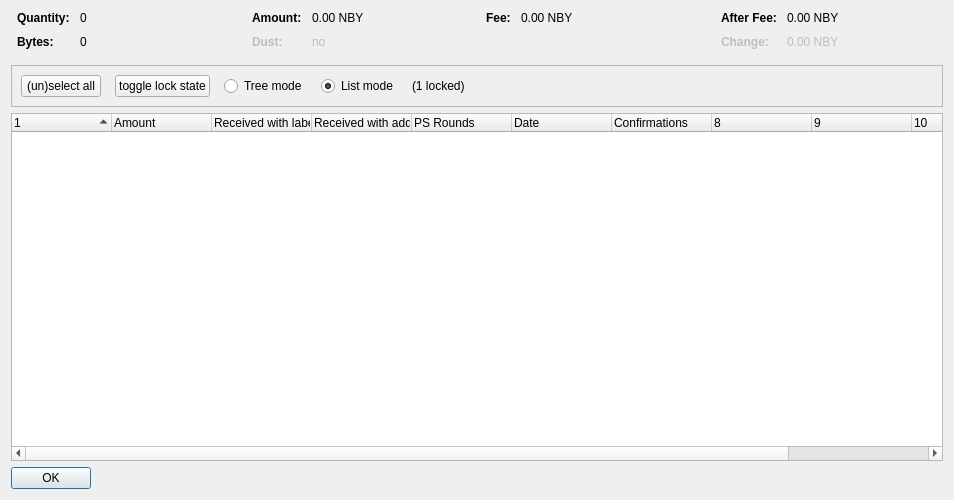
<?xml version="1.0" encoding="UTF-8"?>
<ui version="4.0">
 <class>CoinControlDialog</class>
 <widget class="QDialog" name="CoinControlDialog">
  <property name="geometry">
   <rect>
    <x>0</x>
    <y>0</y>
    <width>954</width>
    <height>500</height>
   </rect>
  </property>
  <property name="windowTitle">
   <string>Coin Selection</string>
  </property>
  <layout class="QVBoxLayout" name="verticalLayout">
   <item>
    <layout class="QHBoxLayout" name="horizontalLayoutTop" stretch="0,0,0,0">
     <property name="topMargin">
      <number>0</number>
     </property>
     <property name="bottomMargin">
      <number>10</number>
     </property>
     <item>
      <layout class="QFormLayout" name="formLayoutCoinControl1">
       <property name="horizontalSpacing">
        <number>10</number>
       </property>
       <property name="verticalSpacing">
        <number>10</number>
       </property>
       <property name="leftMargin">
        <number>6</number>
       </property>
       <property name="rightMargin">
        <number>6</number>
       </property>
       <item row="0" column="0">
        <widget class="QLabel" name="labelCoinControlQuantityText">
         <property name="font">
          <font>
           <weight>75</weight>
           <bold>true</bold>
          </font>
         </property>
         <property name="text">
          <string>Quantity:</string>
         </property>
        </widget>
       </item>
       <item row="0" column="1">
        <widget class="QLabel" name="labelCoinControlQuantity">
         <property name="cursor">
          <cursorShape>IBeamCursor</cursorShape>
         </property>
         <property name="contextMenuPolicy">
          <enum>Qt::ActionsContextMenu</enum>
         </property>
         <property name="text">
          <string notr="true">0</string>
         </property>
         <property name="textInteractionFlags">
          <set>Qt::LinksAccessibleByMouse|Qt::TextSelectableByKeyboard|Qt::TextSelectableByMouse</set>
         </property>
        </widget>
       </item>
       <item row="1" column="0">
        <widget class="QLabel" name="labelCoinControlBytesText">
         <property name="font">
          <font>
           <weight>75</weight>
           <bold>true</bold>
          </font>
         </property>
         <property name="text">
          <string>Bytes:</string>
         </property>
        </widget>
       </item>
       <item row="1" column="1">
        <widget class="QLabel" name="labelCoinControlBytes">
         <property name="cursor">
          <cursorShape>IBeamCursor</cursorShape>
         </property>
         <property name="contextMenuPolicy">
          <enum>Qt::ActionsContextMenu</enum>
         </property>
         <property name="text">
          <string notr="true">0</string>
         </property>
         <property name="textInteractionFlags">
          <set>Qt::LinksAccessibleByMouse|Qt::TextSelectableByKeyboard|Qt::TextSelectableByMouse</set>
         </property>
        </widget>
       </item>
      </layout>
     </item>
     <item>
      <layout class="QFormLayout" name="formLayoutCoinControl2">
       <property name="horizontalSpacing">
        <number>10</number>
       </property>
       <property name="verticalSpacing">
        <number>10</number>
       </property>
       <property name="leftMargin">
        <number>6</number>
       </property>
       <property name="rightMargin">
        <number>6</number>
       </property>
       <item row="0" column="0">
        <widget class="QLabel" name="labelCoinControlAmountText">
         <property name="font">
          <font>
           <weight>75</weight>
           <bold>true</bold>
          </font>
         </property>
         <property name="text">
          <string>Amount:</string>
         </property>
        </widget>
       </item>
       <item row="0" column="1">
        <widget class="QLabel" name="labelCoinControlAmount">
         <property name="cursor">
          <cursorShape>IBeamCursor</cursorShape>
         </property>
         <property name="contextMenuPolicy">
          <enum>Qt::ActionsContextMenu</enum>
         </property>
         <property name="text">
          <string notr="true">0.00 NBY</string>
         </property>
         <property name="textInteractionFlags">
          <set>Qt::LinksAccessibleByMouse|Qt::TextSelectableByKeyboard|Qt::TextSelectableByMouse</set>
         </property>
        </widget>
       </item>
       <item row="1" column="0">
        <widget class="QLabel" name="labelCoinControlLowOutputText">
         <property name="enabled">
          <bool>false</bool>
         </property>
         <property name="font">
          <font>
           <weight>75</weight>
           <bold>true</bold>
          </font>
         </property>
         <property name="text">
          <string>Dust:</string>
         </property>
        </widget>
       </item>
       <item row="1" column="1">
        <widget class="QLabel" name="labelCoinControlLowOutput">
         <property name="enabled">
          <bool>false</bool>
         </property>
         <property name="cursor">
          <cursorShape>IBeamCursor</cursorShape>
         </property>
         <property name="contextMenuPolicy">
          <enum>Qt::ActionsContextMenu</enum>
         </property>
         <property name="text">
          <string notr="true">no</string>
         </property>
         <property name="textInteractionFlags">
          <set>Qt::LinksAccessibleByMouse|Qt::TextSelectableByKeyboard|Qt::TextSelectableByMouse</set>
         </property>
        </widget>
       </item>
      </layout>
     </item>
     <item>
      <layout class="QFormLayout" name="formLayoutCoinControl3">
       <property name="horizontalSpacing">
        <number>10</number>
       </property>
       <property name="verticalSpacing">
        <number>10</number>
       </property>
       <property name="leftMargin">
        <number>6</number>
       </property>
       <property name="rightMargin">
        <number>6</number>
       </property>
       <item row="0" column="0">
        <widget class="QLabel" name="labelCoinControlFeeText">
         <property name="font">
          <font>
           <weight>75</weight>
           <bold>true</bold>
          </font>
         </property>
         <property name="text">
          <string>Fee:</string>
         </property>
        </widget>
       </item>
       <item row="0" column="1">
        <widget class="QLabel" name="labelCoinControlFee">
         <property name="cursor">
          <cursorShape>IBeamCursor</cursorShape>
         </property>
         <property name="contextMenuPolicy">
          <enum>Qt::ActionsContextMenu</enum>
         </property>
         <property name="text">
          <string notr="true">0.00 NBY</string>
         </property>
         <property name="textInteractionFlags">
          <set>Qt::LinksAccessibleByMouse|Qt::TextSelectableByKeyboard|Qt::TextSelectableByMouse</set>
         </property>
        </widget>
       </item>
      </layout>
     </item>
     <item>
      <layout class="QFormLayout" name="formLayoutCoinControl4">
       <property name="horizontalSpacing">
        <number>10</number>
       </property>
       <property name="verticalSpacing">
        <number>10</number>
       </property>
       <property name="leftMargin">
        <number>6</number>
       </property>
       <property name="rightMargin">
        <number>6</number>
       </property>
       <item row="0" column="0">
        <widget class="QLabel" name="labelCoinControlAfterFeeText">
         <property name="font">
          <font>
           <weight>75</weight>
           <bold>true</bold>
          </font>
         </property>
         <property name="text">
          <string>After Fee:</string>
         </property>
        </widget>
       </item>
       <item row="0" column="1">
        <widget class="QLabel" name="labelCoinControlAfterFee">
         <property name="cursor">
          <cursorShape>IBeamCursor</cursorShape>
         </property>
         <property name="contextMenuPolicy">
          <enum>Qt::ActionsContextMenu</enum>
         </property>
         <property name="text">
          <string notr="true">0.00 NBY</string>
         </property>
         <property name="textInteractionFlags">
          <set>Qt::LinksAccessibleByMouse|Qt::TextSelectableByKeyboard|Qt::TextSelectableByMouse</set>
         </property>
        </widget>
       </item>
       <item row="1" column="0">
        <widget class="QLabel" name="labelCoinControlChangeText">
         <property name="enabled">
          <bool>false</bool>
         </property>
         <property name="font">
          <font>
           <weight>75</weight>
           <bold>true</bold>
          </font>
         </property>
         <property name="text">
          <string>Change:</string>
         </property>
        </widget>
       </item>
       <item row="1" column="1">
        <widget class="QLabel" name="labelCoinControlChange">
         <property name="enabled">
          <bool>false</bool>
         </property>
         <property name="cursor">
          <cursorShape>IBeamCursor</cursorShape>
         </property>
         <property name="contextMenuPolicy">
          <enum>Qt::ActionsContextMenu</enum>
         </property>
         <property name="text">
          <string notr="true">0.00 NBY</string>
         </property>
         <property name="textInteractionFlags">
          <set>Qt::LinksAccessibleByMouse|Qt::TextSelectableByKeyboard|Qt::TextSelectableByMouse</set>
         </property>
        </widget>
       </item>
      </layout>
     </item>
    </layout>
   </item>
   <item>
    <widget class="QFrame" name="frame">
     <property name="minimumSize">
      <size>
       <width>0</width>
       <height>40</height>
      </size>
     </property>
     <property name="frameShape">
      <enum>QFrame::StyledPanel</enum>
     </property>
     <property name="frameShadow">
      <enum>QFrame::Sunken</enum>
     </property>
     <layout class="QHBoxLayout" name="horizontalLayout">
      <item>
       <layout class="QHBoxLayout" name="horizontalLayoutPanel" stretch="0,0,0,0,0,0">
        <property name="spacing">
         <number>14</number>
        </property>
        <item>
         <widget class="QPushButton" name="pushButtonSelectAll">
          <property name="sizePolicy">
           <sizepolicy hsizetype="Maximum" vsizetype="Fixed">
            <horstretch>0</horstretch>
            <verstretch>0</verstretch>
           </sizepolicy>
          </property>
          <property name="text">
           <string>(un)select all</string>
          </property>
          <property name="autoDefault">
           <bool>false</bool>
          </property>
         </widget>
        </item>
        <item>
         <widget class="QPushButton" name="pushButtonToggleLock">
          <property name="sizePolicy">
           <sizepolicy hsizetype="Maximum" vsizetype="Fixed">
            <horstretch>0</horstretch>
            <verstretch>0</verstretch>
           </sizepolicy>
          </property>
          <property name="text">
           <string>toggle lock state</string>
          </property>
          <property name="autoDefault">
           <bool>false</bool>
          </property>
         </widget>
        </item>
        <item>
         <widget class="QRadioButton" name="radioTreeMode">
          <property name="sizePolicy">
           <sizepolicy hsizetype="Maximum" vsizetype="Fixed">
            <horstretch>0</horstretch>
            <verstretch>0</verstretch>
           </sizepolicy>
          </property>
          <property name="text">
           <string>Tree mode</string>
          </property>
         </widget>
        </item>
        <item>
         <widget class="QRadioButton" name="radioListMode">
          <property name="sizePolicy">
           <sizepolicy hsizetype="Maximum" vsizetype="Fixed">
            <horstretch>0</horstretch>
            <verstretch>0</verstretch>
           </sizepolicy>
          </property>
          <property name="text">
           <string>List mode</string>
          </property>
          <property name="checked">
           <bool>true</bool>
          </property>
         </widget>
        </item>
        <item>
         <widget class="QLabel" name="labelLocked">
          <property name="text">
           <string>(1 locked)</string>
          </property>
         </widget>
        </item>
        <item>
         <spacer name="horizontalSpacer">
          <property name="orientation">
           <enum>Qt::Horizontal</enum>
          </property>
          <property name="sizeHint" stdset="0">
           <size>
            <width>40</width>
            <height>20</height>
           </size>
          </property>
         </spacer>
        </item>
       </layout>
      </item>
     </layout>
    </widget>
   </item>
   <item>
    <widget class="CoinControlTreeWidget" name="treeWidget">
     <property name="contextMenuPolicy">
      <enum>Qt::CustomContextMenu</enum>
     </property>
     <property name="sortingEnabled">
      <bool>false</bool>
     </property>
     <property name="columnCount">
      <number>11</number>
     </property>
     <attribute name="headerShowSortIndicator" stdset="0">
      <bool>true</bool>
     </attribute>
     <attribute name="headerStretchLastSection">
      <bool>false</bool>
     </attribute>
     <column>
      <property name="text">
       <string/>
      </property>
     </column>
     <column>
      <property name="text">
       <string>Amount</string>
      </property>
     </column>
     <column>
      <property name="text">
       <string>Received with label</string>
      </property>
     </column>
     <column>
      <property name="text">
       <string>Received with address</string>
      </property>
     </column>
     <column>
      <property name="text">
       <string>PS Rounds</string>
      </property>
     </column>
     <column>
      <property name="text">
       <string>Date</string>
      </property>
     </column>
     <column>
      <property name="text">
       <string>Confirmations</string>
      </property>
      <property name="toolTip">
       <string>Confirmed</string>
      </property>
     </column>
     <column>
      <property name="text">
       <string/>
      </property>
     </column>
     <column>
      <property name="text">
       <string/>
      </property>
     </column>
     <column>
      <property name="text">
       <string/>
      </property>
     </column>
     <column>
      <property name="text">
       <string/>
      </property>
     </column>
    </widget>
   </item>
   <item>
    <widget class="QDialogButtonBox" name="buttonBox">
     <property name="sizePolicy">
      <sizepolicy hsizetype="Maximum" vsizetype="Fixed">
       <horstretch>0</horstretch>
       <verstretch>0</verstretch>
      </sizepolicy>
     </property>
     <property name="orientation">
      <enum>Qt::Horizontal</enum>
     </property>
     <property name="standardButtons">
      <set>QDialogButtonBox::Ok</set>
     </property>
    </widget>
   </item>
  </layout>
 </widget>
 <customwidgets>
  <customwidget>
   <class>CoinControlTreeWidget</class>
   <extends>QTreeWidget</extends>
   <header>coincontroltreewidget.h</header>
  </customwidget>
 </customwidgets>
 <resources/>
 <connections/>
</ui>
